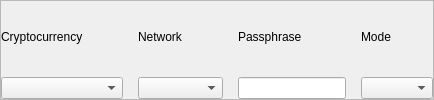
        <widget class="QFrame" name="cryptoAndNetworkContainerQFrame">
         <property name="frameShape">
          <enum>QFrame::Shape::StyledPanel</enum>
         </property>
         <property name="frameShadow">
          <enum>QFrame::Shadow::Raised</enum>
         </property>
         <layout class="QHBoxLayout" name="horizontalLayout">
          <property name="spacing">
           <number>15</number>
          </property>
          <property name="leftMargin">
           <number>0</number>
          </property>
          <property name="topMargin">
           <number>0</number>
          </property>
          <property name="rightMargin">
           <number>0</number>
          </property>
          <property name="bottomMargin">
           <number>0</number>
          </property>
          <item>
           <widget class="QFrame" name="cryptocurrencyContainerQFrame">
            <property name="maximumSize">
             <size>
              <width>150</width>
              <height>16777215</height>
             </size>
            </property>
            <layout class="QVBoxLayout" name="cryptocurrencyContainerQFrameVLayout">
             <property name="spacing">
              <number>5</number>
             </property>
             <property name="leftMargin">
              <number>0</number>
             </property>
             <property name="topMargin">
              <number>0</number>
             </property>
             <property name="rightMargin">
              <number>0</number>
             </property>
             <property name="bottomMargin">
              <number>0</number>
             </property>
             <item>
              <widget class="QFrame" name="cryptocurrencyLabelContainerQFrame">
               <layout class="QHBoxLayout" name="cryptocurrencyLabelContainerQFrameHLayout">
                <property name="spacing">
                 <number>15</number>
                </property>
                <property name="leftMargin">
                 <number>0</number>
                </property>
                <property name="topMargin">
                 <number>0</number>
                </property>
                <property name="rightMargin">
                 <number>0</number>
                </property>
                <property name="bottomMargin">
                 <number>0</number>
                </property>
                <item>
                 <widget class="QLabel" name="cryptocurrencyQLabel">
                  <property name="text">
                   <string>Cryptocurrency</string>
                  </property>
                 </widget>
                </item>
                <item>
                 <spacer name="cryptocurrencyLabelContainerQFrameHSpacer">
                  <property name="orientation">
                   <enum>Qt::Orientation::Horizontal</enum>
                  </property>
                  <property name="sizeHint" stdset="0">
                   <size>
                    <width>40</width>
                    <height>20</height>
                   </size>
                  </property>
                 </spacer>
                </item>
               </layout>
              </widget>
             </item>
             <item>
              <widget class="QComboBox" name="cryptocurrencyQComboBox">
               <property name="placeholderText">
                <string>(Select)</string>
               </property>
              </widget>
             </item>
            </layout>
           </widget>
          </item>
          <item>
           <widget class="QFrame" name="networkContainerQFrame">
            <property name="maximumSize">
             <size>
              <width>115</width>
              <height>16777215</height>
             </size>
            </property>
            <layout class="QVBoxLayout" name="networkContainerQFrameVLayout">
             <property name="spacing">
              <number>5</number>
             </property>
             <property name="leftMargin">
              <number>0</number>
             </property>
             <property name="topMargin">
              <number>0</number>
             </property>
             <property name="rightMargin">
              <number>0</number>
             </property>
             <property name="bottomMargin">
              <number>0</number>
             </property>
             <item>
              <widget class="QFrame" name="networkLabelContainerQFrame">
               <layout class="QHBoxLayout" name="networkLabelContainerQFrameHLayout">
                <property name="spacing">
                 <number>15</number>
                </property>
                <property name="leftMargin">
                 <number>0</number>
                </property>
                <property name="topMargin">
                 <number>0</number>
                </property>
                <property name="rightMargin">
                 <number>0</number>
                </property>
                <property name="bottomMargin">
                 <number>0</number>
                </property>
                <item>
                 <widget class="QLabel" name="networkQLabel">
                  <property name="text">
                   <string>Network</string>
                  </property>
                 </widget>
                </item>
                <item>
                 <spacer name="networkLabelContainerQFrameHSpacer">
                  <property name="orientation">
                   <enum>Qt::Orientation::Horizontal</enum>
                  </property>
                  <property name="sizeHint" stdset="0">
                   <size>
                    <width>40</width>
                    <height>20</height>
                   </size>
                  </property>
                 </spacer>
                </item>
               </layout>
              </widget>
             </item>
             <item>
              <widget class="QComboBox" name="networkQComboBox">
               <property name="placeholderText">
                <string>(Select)</string>
               </property>
              </widget>
             </item>
            </layout>
           </widget>
          </item>
          <item>
           <widget class="QFrame" name="passphraseContainerQFrame">
            <layout class="QVBoxLayout" name="passphraseContainerQFrameVLayout">
             <property name="spacing">
              <number>5</number>
             </property>
             <property name="leftMargin">
              <number>0</number>
             </property>
             <property name="topMargin">
              <number>0</number>
             </property>
             <property name="rightMargin">
              <number>0</number>
             </property>
             <property name="bottomMargin">
              <number>0</number>
             </property>
             <item>
              <widget class="QFrame" name="passphraseLabelContainerQFrame">
               <layout class="QHBoxLayout" name="passphraseLabelContainerQFrameHLayout">
                <property name="spacing">
                 <number>15</number>
                </property>
                <property name="leftMargin">
                 <number>0</number>
                </property>
                <property name="topMargin">
                 <number>0</number>
                </property>
                <property name="rightMargin">
                 <number>0</number>
                </property>
                <property name="bottomMargin">
                 <number>0</number>
                </property>
                <item>
                 <widget class="QLabel" name="passphraseQLabel">
                  <property name="text">
                   <string>Passphrase</string>
                  </property>
                 </widget>
                </item>
                <item>
                 <spacer name="passphraseLabelContainerQFrameHSpacer">
                  <property name="orientation">
                   <enum>Qt::Orientation::Horizontal</enum>
                  </property>
                  <property name="sizeHint" stdset="0">
                   <size>
                    <width>40</width>
                    <height>20</height>
                   </size>
                  </property>
                 </spacer>
                </item>
               </layout>
              </widget>
             </item>
             <item>
              <widget class="QLineEdit" name="passphraseQLineEdit"/>
             </item>
            </layout>
           </widget>
          </item>
          <item>
           <widget class="QFrame" name="modeContainerQFrame">
            <property name="maximumSize">
             <size>
              <width>145</width>
              <height>16777215</height>
             </size>
            </property>
            <layout class="QVBoxLayout" name="modeContainerQFrameVLayout">
             <property name="spacing">
              <number>5</number>
             </property>
             <property name="leftMargin">
              <number>0</number>
             </property>
             <property name="topMargin">
              <number>0</number>
             </property>
             <property name="rightMargin">
              <number>0</number>
             </property>
             <property name="bottomMargin">
              <number>0</number>
             </property>
             <item>
              <widget class="QFrame" name="modeLabelContainerQFrame">
               <layout class="QHBoxLayout" name="modeLabelContainerQFrameHLayout">
                <property name="spacing">
                 <number>15</number>
                </property>
                <property name="leftMargin">
                 <number>0</number>
                </property>
                <property name="topMargin">
                 <number>0</number>
                </property>
                <property name="rightMargin">
                 <number>0</number>
                </property>
                <property name="bottomMargin">
                 <number>0</number>
                </property>
                <item>
                 <widget class="QLabel" name="modeQLabel">
                  <property name="text">
                   <string>Mode</string>
                  </property>
                 </widget>
                </item>
                <item>
                 <spacer name="modeLabelContainerQFrameHSpacer">
                  <property name="orientation">
                   <enum>Qt::Orientation::Horizontal</enum>
                  </property>
                  <property name="sizeHint" stdset="0">
                   <size>
                    <width>40</width>
                    <height>20</height>
                   </size>
                  </property>
                 </spacer>
                </item>
               </layout>
              </widget>
             </item>
             <item>
              <widget class="QComboBox" name="modeQComboBox">
               <property name="placeholderText">
                <string>(Select)</string>
               </property>
              </widget>
             </item>
            </layout>
           </widget>
          </item>
         </layout>
        </widget>
